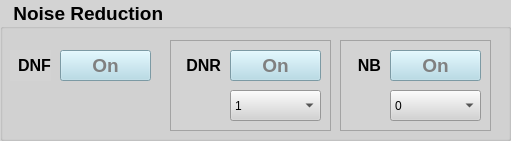
     <widget class="QGroupBox" name="Noise_groupBox">
      <property name="geometry">
       <rect>
        <x>220</x>
        <y>560</y>
        <width>511</width>
        <height>141</height>
       </rect>
      </property>
      <property name="font">
       <font>
        <pointsize>14</pointsize>
        <bold>true</bold>
       </font>
      </property>
      <property name="styleSheet">
       <string notr="true">QWidget{ background-color: lightgray;}</string>
      </property>
      <property name="title">
       <string>  Noise Reduction</string>
      </property>
      <widget class="QLabel" name="Noise_label_1">
       <property name="geometry">
        <rect>
         <x>10</x>
         <y>50</y>
         <width>41</width>
         <height>31</height>
        </rect>
       </property>
       <property name="font">
        <font>
         <pointsize>12</pointsize>
         <bold>true</bold>
        </font>
       </property>
       <property name="text">
        <string>DNF</string>
       </property>
       <property name="alignment">
        <set>Qt::AlignmentFlag::AlignRight|Qt::AlignmentFlag::AlignTrailing|Qt::AlignmentFlag::AlignVCenter</set>
       </property>
      </widget>
      <widget class="QPushButton" name="Noise_DNF_pushButton">
       <property name="geometry">
        <rect>
         <x>60</x>
         <y>50</y>
         <width>91</width>
         <height>31</height>
        </rect>
       </property>
       <property name="font">
        <font>
         <pointsize>14</pointsize>
         <bold>true</bold>
        </font>
       </property>
       <property name="styleSheet">
        <string notr="true">QPushButton{ background-color: lightblue; color: grey}
QPushButton::checked{ background-color: red; color: black}</string>
       </property>
       <property name="text">
        <string>On</string>
       </property>
       <property name="checkable">
        <bool>true</bool>
       </property>
      </widget>
      <widget class="QFrame" name="Noise_frame_1">
       <property name="geometry">
        <rect>
         <x>340</x>
         <y>40</y>
         <width>151</width>
         <height>91</height>
        </rect>
       </property>
       <property name="frameShape">
        <enum>QFrame::Shape::StyledPanel</enum>
       </property>
       <property name="frameShadow">
        <enum>QFrame::Shadow::Raised</enum>
       </property>
       <widget class="QPushButton" name="Noise_NB_pushButton">
        <property name="geometry">
         <rect>
          <x>50</x>
          <y>10</y>
          <width>91</width>
          <height>31</height>
         </rect>
        </property>
        <property name="font">
         <font>
          <pointsize>14</pointsize>
          <bold>true</bold>
         </font>
        </property>
        <property name="styleSheet">
         <string notr="true">QPushButton{ background-color: lightblue; color: grey}
QPushButton::checked{ background-color: red; color: black}</string>
        </property>
        <property name="text">
         <string>On</string>
        </property>
        <property name="checkable">
         <bool>true</bool>
        </property>
       </widget>
       <widget class="QComboBox" name="Noise_NB_comboBox">
        <property name="geometry">
         <rect>
          <x>50</x>
          <y>50</y>
          <width>91</width>
          <height>31</height>
         </rect>
        </property>
        <property name="styleSheet">
         <string notr="true">QComboBox{combobox-popup: 0;}</string>
        </property>
        <item>
         <property name="text">
          <string>0</string>
         </property>
        </item>
        <item>
         <property name="text">
          <string>1</string>
         </property>
        </item>
        <item>
         <property name="text">
          <string>2</string>
         </property>
        </item>
        <item>
         <property name="text">
          <string>3</string>
         </property>
        </item>
        <item>
         <property name="text">
          <string>4</string>
         </property>
        </item>
        <item>
         <property name="text">
          <string>5</string>
         </property>
        </item>
        <item>
         <property name="text">
          <string>6</string>
         </property>
        </item>
        <item>
         <property name="text">
          <string>7</string>
         </property>
        </item>
        <item>
         <property name="text">
          <string>8</string>
         </property>
        </item>
        <item>
         <property name="text">
          <string>9</string>
         </property>
        </item>
        <item>
         <property name="text">
          <string>10</string>
         </property>
        </item>
       </widget>
       <widget class="QLabel" name="Noise_label_3">
        <property name="geometry">
         <rect>
          <x>10</x>
          <y>10</y>
          <width>31</width>
          <height>31</height>
         </rect>
        </property>
        <property name="font">
         <font>
          <pointsize>12</pointsize>
          <bold>true</bold>
         </font>
        </property>
        <property name="text">
         <string>NB</string>
        </property>
        <property name="alignment">
         <set>Qt::AlignmentFlag::AlignRight|Qt::AlignmentFlag::AlignTrailing|Qt::AlignmentFlag::AlignVCenter</set>
        </property>
       </widget>
      </widget>
      <widget class="QFrame" name="Noise_frame_2">
       <property name="geometry">
        <rect>
         <x>170</x>
         <y>40</y>
         <width>161</width>
         <height>91</height>
        </rect>
       </property>
       <property name="frameShape">
        <enum>QFrame::Shape::StyledPanel</enum>
       </property>
       <property name="frameShadow">
        <enum>QFrame::Shadow::Raised</enum>
       </property>
       <widget class="QComboBox" name="Noise_DNR_comboBox">
        <property name="geometry">
         <rect>
          <x>60</x>
          <y>50</y>
          <width>91</width>
          <height>31</height>
         </rect>
        </property>
        <property name="styleSheet">
         <string notr="true">QComboBox{combobox-popup: 0;}</string>
        </property>
        <item>
         <property name="text">
          <string>1</string>
         </property>
        </item>
        <item>
         <property name="text">
          <string>2</string>
         </property>
        </item>
        <item>
         <property name="text">
          <string>3</string>
         </property>
        </item>
        <item>
         <property name="text">
          <string>4</string>
         </property>
        </item>
        <item>
         <property name="text">
          <string>5</string>
         </property>
        </item>
        <item>
         <property name="text">
          <string>6</string>
         </property>
        </item>
        <item>
         <property name="text">
          <string>7</string>
         </property>
        </item>
        <item>
         <property name="text">
          <string>8</string>
         </property>
        </item>
        <item>
         <property name="text">
          <string>9</string>
         </property>
        </item>
        <item>
         <property name="text">
          <string>10</string>
         </property>
        </item>
        <item>
         <property name="text">
          <string>11</string>
         </property>
        </item>
        <item>
         <property name="text">
          <string>12</string>
         </property>
        </item>
        <item>
         <property name="text">
          <string>13</string>
         </property>
        </item>
        <item>
         <property name="text">
          <string>14</string>
         </property>
        </item>
        <item>
         <property name="text">
          <string>15</string>
         </property>
        </item>
       </widget>
       <widget class="QPushButton" name="Noise_DNR_pushButton">
        <property name="geometry">
         <rect>
          <x>60</x>
          <y>10</y>
          <width>91</width>
          <height>31</height>
         </rect>
        </property>
        <property name="font">
         <font>
          <pointsize>14</pointsize>
          <bold>true</bold>
         </font>
        </property>
        <property name="styleSheet">
         <string notr="true">QPushButton{ background-color: lightblue; color: grey}
QPushButton::checked{ background-color: red; color: black}</string>
        </property>
        <property name="text">
         <string>On</string>
        </property>
        <property name="checkable">
         <bool>true</bool>
        </property>
       </widget>
       <widget class="QLabel" name="Noise_label_2">
        <property name="geometry">
         <rect>
          <x>10</x>
          <y>10</y>
          <width>41</width>
          <height>31</height>
         </rect>
        </property>
        <property name="font">
         <font>
          <pointsize>12</pointsize>
          <bold>true</bold>
         </font>
        </property>
        <property name="text">
         <string>DNR</string>
        </property>
        <property name="alignment">
         <set>Qt::AlignmentFlag::AlignRight|Qt::AlignmentFlag::AlignTrailing|Qt::AlignmentFlag::AlignVCenter</set>
        </property>
       </widget>
      </widget>
      <zorder>Noise_frame_2</zorder>
      <zorder>Noise_frame_1</zorder>
      <zorder>Noise_label_1</zorder>
      <zorder>Noise_DNF_pushButton</zorder>
     </widget>
